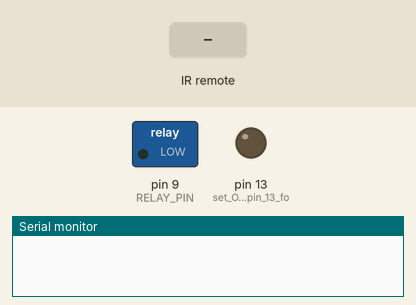
This sketch was run on a simulated Arduino Uno, built with avr-gcc and run on an emulated ATmega328P. Parts: switched loads named in the sketch (green lamp = pin HIGH), output pins drawn as LEDs (lit = HIGH), the last lines printed to the serial monitor. The inputs (shaded band) are chosen by the test bench.

Above: at 1.2 s.
1.3 s: infrared code 0xFFA25D received
At 1.7 s:
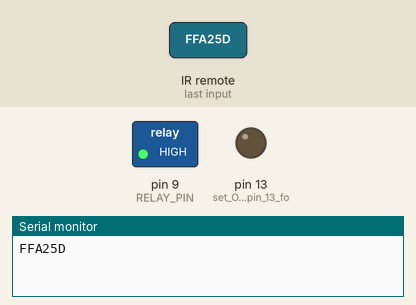
2.8 s: infrared code 0xFF629D received
4.3 s: infrared code 0xFFE21D received
Timing chart, 0 to 7.3 s (numbered marks = the images above; inputs shaded):
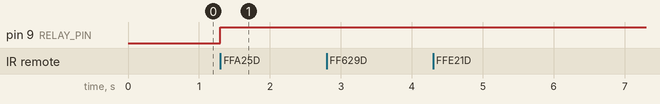

Measured:
- after the input at 1.3 s, pin 9 (RELAY_PIN): LOW → HIGH at once

The sketch:

IR_remote.ino
```cpp
// (licence header left out)
#include <IRremote.h>

int RECV_PIN = 4;           // pin that the IR receiver is connected to
int RELAY_PIN = 9;          // GREEN LED pin
int received;               // variable to hold the data received from IR receiver
int button_1 = 0xFFA25D;      // this is the HEX value for my remote, enter your HEX value,
int button_2 = 0xFF629D;      // this is the HEX value for my remote, enter your HEX value,
int button_3 = 0xFFE21D;      // this is the HEX value for my remote, enter your HEX value,
int button_4 = 0xFF22DD;      // this is the HEX value for my remote, enter your HEX value,
int button_HASH = 0xFFB04F;      // this is the HEX value for my remote, enter your HEX value,
int button_STAR = 0xFF6897;      // this is the HEX value for my remote, enter your HEX value,
int button_OK = 0xFF38C7;      // this is the HEX value for my remote, enter your HEX value,
int button_UP = 0xFF18E7;      // this is the HEX value for my remote, enter your HEX value,
int button_DN = 0xFF4AB5;      // this is the HEX value for my remote, enter your HEX value,
int button_L = 0xFF10EF;      // this is the HEX value for my remote, enter your HEX value,
int button_R = 0xFF5AA5;      // this is the HEX value for my remote, enter your HEX value,
IRrecv irrecv(RECV_PIN);    // set up the IR remote library defining the IR receiver pin
decode_results results;    // variable used by the IR remote library to store received data.
boolean on = false;        // variable used to control the GREEN LED
void setup()
{
  pinMode(RELAY_PIN, OUTPUT);    // set pin for OUTPUT
  pinMode(13, OUTPUT);            // set ONBOARD LED pin 13 for OUTPUT
  Serial.begin(9600);            // setup serial communications so we can see data on IDE monitor
  irrecv.enableIRIn();           // Start the IR remote Library
  irrecv.blink13(true);        // flash ONBOARD LED PIN 13 everytime we receive IR data - controlled by IR remote library
}


void loop() {
   if(irrecv.decode(&results))              // check to see if we have received any IR remote data, if so then decode the data
  {
   Serial.println(results.value, HEX);     // print on serial monitor the received IR value as a HEX number
  received = results.value;                // store received IR data
  irrecv.resume();                           // get ready to Receive the next IR data value
  }
  if (received == button_1)                   // check if the received data is the same as the data corresponding to our push button
  {
      on = !on;                            // if it is then toggle the variable called on, if its ON turn it OFF, if its OFF turn it ON
      digitalWrite(RELAY_PIN, on);        // turn ON or OFF the GREEN LED using the on variable above
      received = 0;                        // clear our received data variable ready for next time
    }
     delay(100);                          // small delay to allow things to settle.
  }
```
